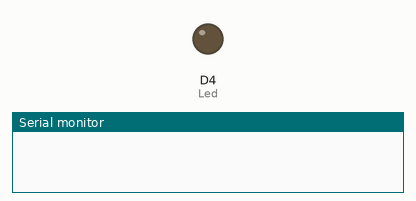
The sketch below on a simulated ESP8266 (NodeMCU). On the bench: output pins drawn as LEDs (lit = HIGH), the last lines printed to the serial monitor.

Above: at 0.0 s.
At 1.6 s:
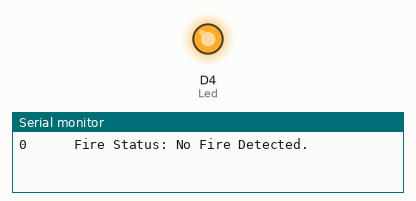
Timing chart, 0 to 3.1 s (numbered marks = the images above):
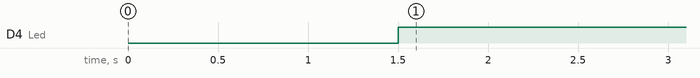

The sketch:

Exercise_2_-_Flame_Detection_Sensor.ino
```cpp
int Led = LED_BUILTIN; // Define LED pin
int sensorD0 = D1; // Define sensor digital output
int val; // Define digital variable val

void setup()
{
  Serial.begin(9600);
  pinMode(Led,OUTPUT); // Define the LED pin as an output pin
  pinMode(sensorD0,OUTPUT); // Define the sensor D0 pin as an input pin

}

void loop()
{
  delay(1500);
  val = digitalRead(sensorD0); // Read the sensor digital output
  if(val==HIGH) // When the digital output detects a flame, the LED is turned on
  {
    digitalWrite(Led,LOW);
    Serial.print(val);
    Serial.print("      Fire Status: ");
    Serial.println("Fire Detected !!");
  }
  else
  {
    digitalWrite(Led,HIGH);
     Serial.print(val);
    Serial.print("      Fire Status: ");
    Serial.println("No Fire Detected.");
  }

}
```

Measured:
- by itself, D4 (Led): LOW → HIGH at 1.5 s
